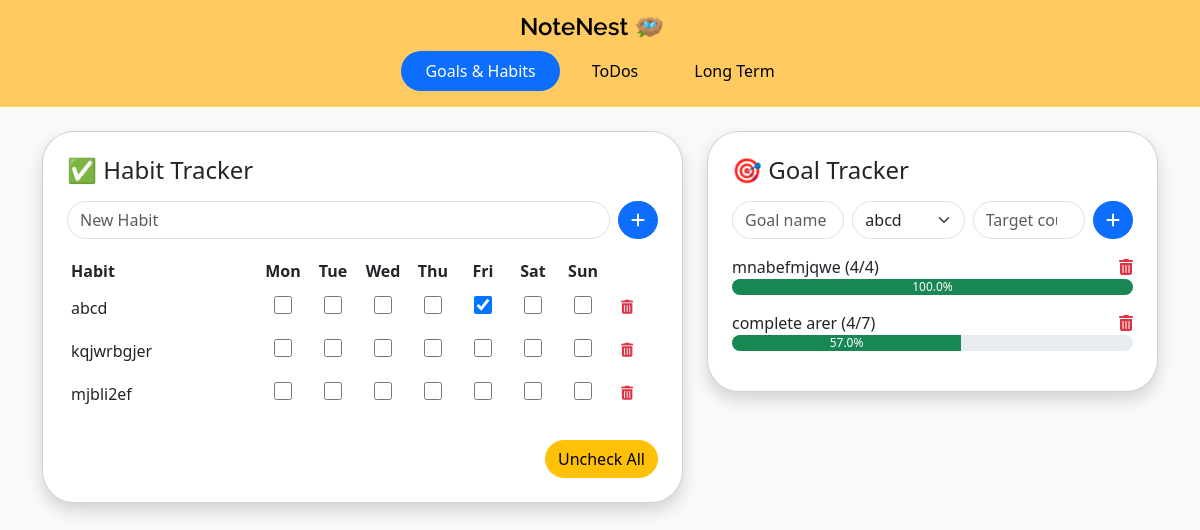
The page / on the database its author committed.
### app.py (models this page shows)
class Habit(db.Model):
    id = db.Column(db.Integer, primary_key=True)
    name = db.Column(db.String(100), unique=True, nullable=False)
    checks = db.relationship('HabitCheck', backref='habit', cascade='all, delete-orphan')

class Goal(db.Model):
    id = db.Column(db.Integer, primary_key=True)
    name = db.Column(db.String(150))
    target = db.Column(db.Integer)
    habit_name = db.Column(db.String(100))  # reference by name
    progress = db.Column(db.Integer, default=0)

### app.py (the view)
@app.route('/')
def home():
    days = ['Mon', 'Tue', 'Wed', 'Thu', 'Fri', 'Sat', 'Sun']
    habits = Habit.query.all()
    habit_data = {
        habit.name: [c.checked for c in sorted(habit.checks, key=lambda x: x.day_index)]
        for habit in habits
    }
    goals = Goal.query.all()
    return render_template(
        'home.html',
        habits=[h.name for h in habits],
        days=days,
        habit_data=habit_data,
        goals=goals
    )

### templates/home.html (shortened to what this page needs)
{% extends 'base.html' %}
{% block body %}
<div class="container py-4">
  <div class="row gx-4">
     <div class="col-md-7">
      <div class="card rounded-4 mb-4 shadow p-4">
        <h4 class="mb-3">✅ Habit Tracker</h4>
        <form action="/add_habit" method="post" class="mb-3 d-flex gap-2">
          <input name="habit" required class="form-control rounded-pill" placeholder="New Habit">
          <button type="submit" class="btn btn-primary rounded-pill"><i class="fas fa-plus"></i></button>
        </form>
        <table class="table table-sm table-borderless align-middle">
    <thead>
      <tr>
        <th>Habit</th>
        {% for day in days %}
          <th style="width: 50px;" class="text-center">{{ day }}</th>
        {% endfor %}
        <th style="width: 50px;"></th>
      </tr>
    </thead>
    <tbody>
      {% for habit in habits %}
        <tr>
          <td>{{ habit }}</td>
          {% for i in range(7) %}
            <td class="text-center">
              <input type="checkbox" onchange="toggleCheckbox('{{ habit }}', {{ i }}, this.checked)"
                {% if habit_data[habit][i] %}checked{% endif %}>
            </td>
          {% endfor %}
          <td>
            <div class="pb-1">
            <a href="{{ url_for('delete_habit', name=habit) }}" class="btn btn-sm text-danger">
              <i class="fas fa-trash-alt"></i>
            </a>
          </div>
          </td>
        </tr>
      {% endfor %}
    </tbody>
        </table>
        <div class="text-end">
          <a href="/uncheck_all" class="btn btn-warning rounded-pill mt-2">Uncheck All</a>
        </div>
      </div>
    </div>
     <div class="col-md-5">
    <div class="card rounded-4 shadow p-4">
      <h4 class="mb-3">🎯 Goal Tracker</h4>
      <form action="/add_goal" method="post" class="mb-3 row g-2 align-items-center">
        <div class="col"><input name="goal_name" required class="form-control rounded-pill" placeholder="Goal name"></div>
        <div class="col">
          <select name="goal_habit" required class="form-select rounded-pill">
            {% for habit in habits %}<option>{{ habit }}</option>{% endfor %}
          </select>
        </div>
        <div class="col"><input type="number" name="target_count" min="1" required class="form-control rounded-pill" placeholder="Target count"></div>
        <div class="col-auto">
          <button class="btn btn-primary rounded-pill"><i class="fas fa-plus"></i></button>
        </div>
      </form>
      {% for goal in goals %}
      <div class="mb-3">
        <div class="d-flex justify-content-between">
          {{ goal.name }} ({{ goal.progress }}/{{ goal.target }})
          <a href="/delete_goal/{{ goal.name }}" class="text-danger"><i class="fas fa-trash-alt"></i></a>
        </div>
        <div class="progress rounded-pill">
          <div class="progress-bar bg-success" style="width: {{ (goal.progress / goal.target) * 100 }}%">
            {{ ((goal.progress / goal.target) * 100) | round(0) }}%
          </div>
        </div>
      </div>
      {% endfor %}
    </div>
  </div>
  </div>
</div>
{% endblock %}

### templates/base.html (shortened to what this page needs)
<!DOCTYPE html>
<html lang="en">
<head>
  <link href="https://cdn.jsdelivr.net/npm/bootstrap@5.3.0/dist/css/bootstrap.min.css" rel="stylesheet">
  <link rel="stylesheet" href="{{ url_for('static', filename='style.css') }}">
  <link href="https://cdnjs.cloudflare.com/ajax/libs/font-awesome/6.4.0/css/all.min.css" rel="stylesheet">
  <link href="https://cdnjs.cloudflare.com/ajax/libs/font-awesome/6.4.0/css/all.min.css" rel="stylesheet">
  <link rel="stylesheet" href="https://cdnjs.cloudflare.com/ajax/libs/font-awesome/6.4.0/css/all.min.css">
</head>
<body class="bg-light">
  <nav class="navbar navbar-expand-lg flex-column">
  <div class="container justify-content-center">
    <span class="navbar-brand mb-1 h1 fw-semibold">NoteNest 🪺</span>
  </div>
  <div class="container justify-content-center mb-2">
    <div class="nav nav-pills gap-2">
      <a class="nav-link rounded-pill px-4 {% if request.path == '/' %}active{% endif %}" href="{{ url_for('home') }}">Goals & Habits</a>
      <a class="nav-link rounded-pill px-4 {% if request.path == '/todos' %}active{% endif %}" href="{{ url_for('todos') }}">ToDos</a>
      <a class="nav-link rounded-pill px-4 {% if request.path == '/longterm' %}active{% endif %}" href="{{ url_for('longterm') }}">Long Term</a>
    </div>
  </div>
</nav>
  {% block body %}{% endblock %}
</body>
</html>

### static/style.css (style rules this page uses)
.navbar-brand { font-weight: bold; font-size: 1.5rem; font-family: 'Raleway', sans-serif; }
input[type="checkbox"] { width: 18px; height: 18px; border-radius: 50%; cursor: pointer; }
.card { border-radius: 2rem !important; }
.btn, .form-control, .form-select { border-radius: 2rem !important; }
select option { padding: 6px 10px; font-weight: bold; cursor: pointer; }
.nav-link { transition: all 0.2s ease-in-out; color: #000; font-weight: semibold; }
.nav-link.active { background-color: #EA5B6F; color: #ffffff; }
.navbar { background-color: #FFCB61; }

### rows shown on the page
Habit: name "abcd", name "☑"
Habit: name "kqjwrbgjer"
Habit: name "mjbli2ef"
Goal: name "mnabefmjqwe", progress "4", target "4", ((goal.progress/goal.target)*100)|round(0) "100.0"
Goal: name "complete arer", progress "4", target "7", ((goal.progress/goal.target)*100)|round(0) "57.0"

### other values the page prints
{{ day }} "Mon" "Tue" "Wed" "Thu" "Fri" "Sat" "Sun"
form field goal_habit "abcd"
